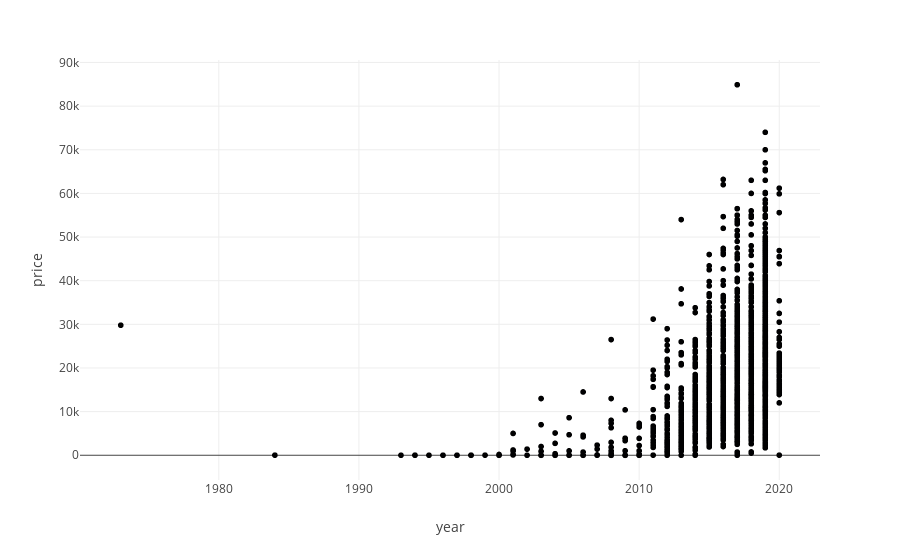

Notebook cell for this chart:
### Code cell
px.scatter(data, x="year", y="price")

### Figure 1 — Plotly figure (JSON) as saved in the notebook; plotly's stock layout.template omitted (floating-point values rounded to 4 significant figures; data arrays with more than 128 entries replaced by an {"elided": "..."} marker saying what was removed)
{"data": [{"hovertemplate": "year=%{x}<br>price=%{y}<extra></extra>", "legendgroup": "", "marker": {"color": "#000001", "symbol": "circle"}, "mode": "markers", "name": "", "showlegend": false, "type": "scattergl", "x": {"elided": "2499 int values"}, "xaxis": "x", "y": {"elided": "2499 int values"}, "yaxis": "y"}], "layout": {"legend": {"tracegroupgap": 0}, "margin": {"t": 60}, "xaxis": {"anchor": "y", "domain": [0, 1], "title": {"text": "year"}}, "yaxis": {"anchor": "x", "domain": [0, 1], "title": {"text": "price"}}}}
